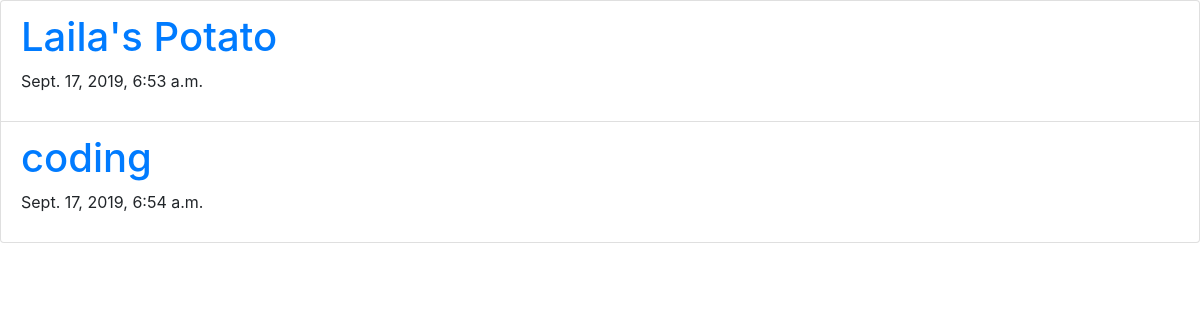
/articles/, run on an earlier commit of the app's database.
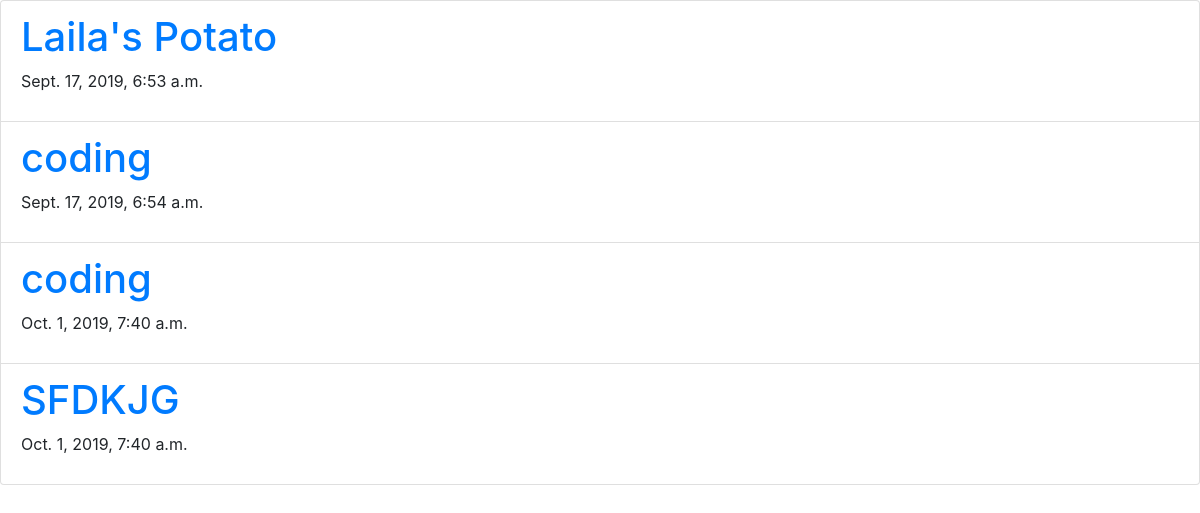
And on a later commit of the database.
### main/models.py (models this page shows, shortened)
class Article(models.Model):
	title = models.CharField(max_length=250)
	content = models.TextField()
	author = models.ForeignKey(User, on_delete=models.CASCADE, related_name="articles")
	created_on = models.DateTimeField(auto_now_add=True)
	last_update = models.DateTimeField(auto_now=True)

### main/views.py (the view)
# urls.py: path('articles/', views.articles_list, name="articles-list"),
def articles_list(request):
	context = {
		"articles" : Article.objects.all(),
	}
	return render(request, "articles_list.html", context)

### main/templates/articles_list.html
{% extends "base.html" %}
{% block content %}
	<ul class="list-group">
		{% for article in articles %}
			<li class="list-group-item">
				<a href="{% url 'article-details' article.id %}">
					<h1>{{article.title}}</h1>
				</a>
				<p>{{article.created_on}}</p>
			</li>
		{% endfor %}
	</ul>
{% endblock content %}

### main/templates/base.html (shortened to what this page needs)
<!DOCTYPE html>
<html lang="en">
	<head>
		<link rel="stylesheet" href="https://maxcdn.bootstrapcdn.com/bootstrap/4.0.0/css/bootstrap.min.css">
	</head>
	<body>
		{% block content %}
		{% endblock content%}
	</body>

What changed in the data, as far as the page shows it:
added Article: title "coding", created_on "Oct. 1, 2019, 7:40 a.m."
added Article: title "SFDKJG", created_on "Oct. 1, 2019, 7:40 a.m."
